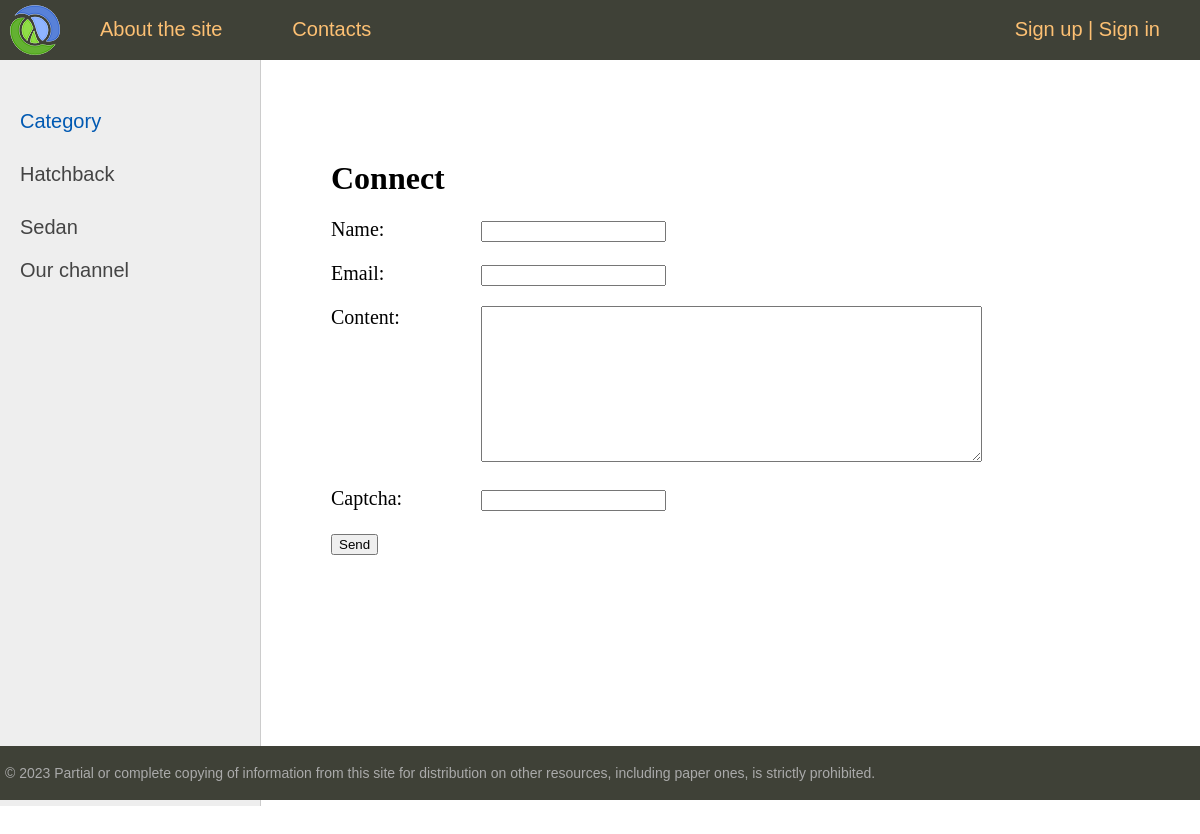
The page /contacts/ on the database as committed earlier.
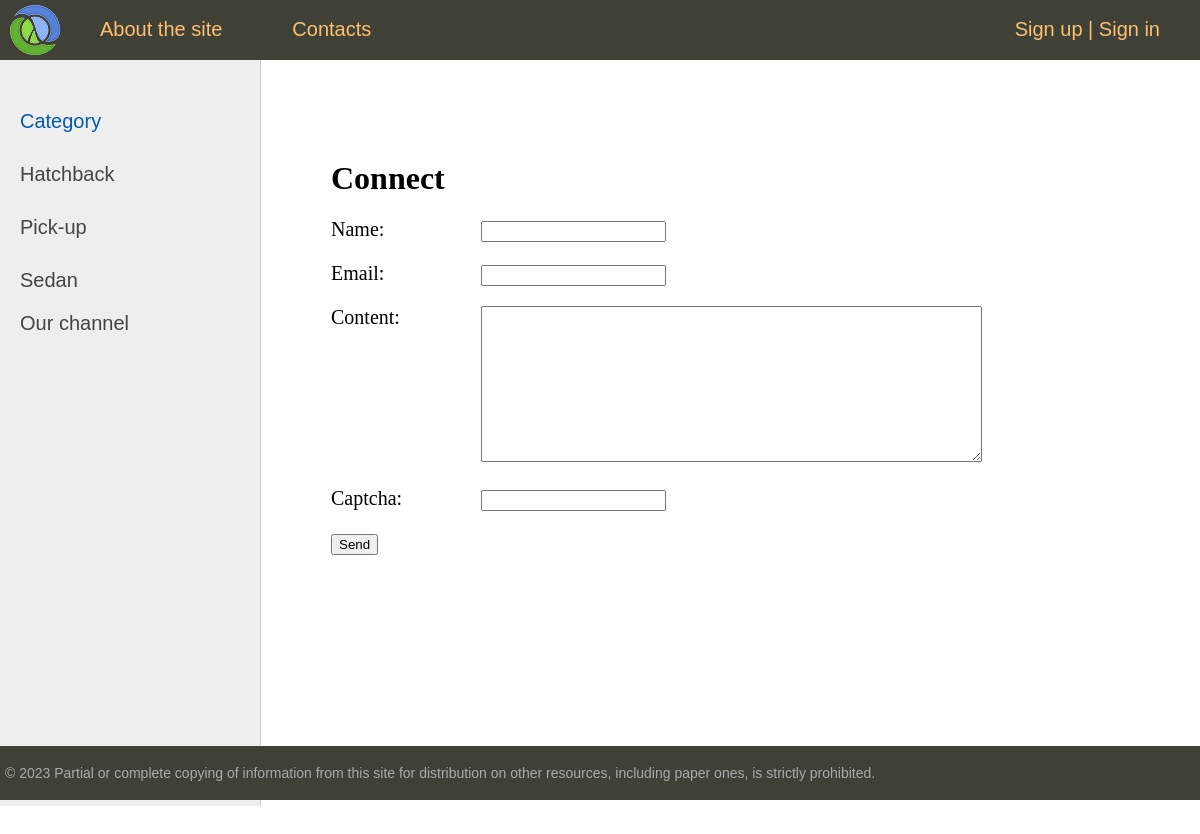
The same page on the database as committed later.
### home/models.py (models this page shows, shortened)
class Category(models.Model):
    slug = models.SlugField(max_length=255, unique=True, db_index=True, verbose_name='URL')
    name = models.CharField(max_length=100, db_index=True, verbose_name='body type')
    class Meta:
        ordering = ['id']
        verbose_name = 'Category body types car'
    def get_absolute_url(self):
        return reverse('category', kwargs={'cat_slug': self.slug})

### home/views.py (the view, shortened to what this page needs)
# urls.py: path('contacts/', ContactForm.as_view(), name='contact'),
class ContactForm(DataMixin, FormView):
    form_class = ContactFormView
    template_name = 'home/contact.html'
    success_url = reverse_lazy('home')
    def get_context_data(self, *, object_list=None, **kwargs):
        context = super().get_context_data(**kwargs)
        c_def = self.get_user_context(title='Connect')
        return dict(list(context.items()) + list(c_def.items()))

### home/forms.py
class ContactFormView(forms.Form):
    name = forms.CharField(label='Name', max_length=255)
    email = forms.EmailField(label='Email')
    content = forms.CharField(widget=forms.Textarea(attrs={'cols': 60, 'rows': 10}))
    captcha = CaptchaField()

### home/utils.py (called while the page is built)
    def get_user_context(self, **kwargs):
        context = kwargs
        cats = Category.objects.annotate(Count('home'))
        user_menu = menu.copy()
        if not self.request.user.is_authenticated:
            user_menu.pop(1)
        context['menu'] = user_menu
        context['cats'] = cats
        if 'cat_selected' not in context:
            context['cat_selected'] = 0
        return context

### home/templates/home/contact.html (shortened to what this page needs)
{% extends 'home/base.html' %}
{% block content %}
<h1>{{ title }}</h1>
<form method="post">
{% for f in form %}
<p><label class="form-label" for="{{ f.id_for_label }}">{{ f.label }}: </label>{{ f }}</p>
{% endfor %}
<button type="submit">Send</button>
</form>
{% endblock %}

### home/templates/home/base.html (shortened to what this page needs)
<!DOCTYPE html>
{% load static %}
{% load home_tags %}
<html>
<head>
	<link type="text/css" href="{% static 'home/css/style.css' %}" rel="stylesheet" />
</head>
<body>
<table class="table-page" border=0 cellpadding="0" cellspacing="0">
<tr><td valign=top>
{% block mainmenu %}
		<div class="header">
			<ul id="mainmenu" class="mainmenu">
			<li class="logo"><a href="{% url 'home' %}"><div class="logo"></div></a></li>
{% for m in menu %}
			<li><a href="{% url m.url_name %}">{{m.title}}</a></li>
{% endfor %}
{% if request.user.is_authenticated %}
<li class="last">
	{{ user.username }} | <a href="{% url 'logout' %}">Exit</a>
</li>
{% else%}
<li class="last">
	<a href="{% url 'register' %}">Sign up</a> | <a href="{% url 'login' %}">Sign in</a>
</li>
{% endif %}
			</ul>
		</div>
{% endblock mainmenu %}
<table class="table-content" border=0 cellpadding="0" cellspacing="0">
<tr>
	<td valign="top" class="left-chapters">
	<ul id="leftchapters">
{% if cat_selected == 0 %}
		<li class="selected">Category</li>
{% else %}
		<li><a href="{% url 'home' %}">Category</a></li>
{% endif %}
{% for c in cats %}
{% if c.home__count > 0 %}
	{% if c.pk == cat_selected %}
		<li class="selected">{{ c.name }}</li>
	{% else %}
		<li><a href="{{ c.get_absolute_url }}">{{ c.name }}</a></li>
	{% endif %}
{% endif %}
{% endfor %}
		<p>Our channel</p>
	</ul>
</td>
<td valign="top" class="content">
	<div class="content-text">
{% block content %}
{% endblock %}
	</div>
</td></tr></table>
</td></tr>
<tr><td valign=top>
	<div id="footer">
		<p>&copy; 2023 Partial or complete copying of information from this site for distribution on other resources, including paper ones, is strictly prohibited.</p>
	</div>
</td></tr></table>
</body>
</html>

Rows that differ between the two databases and show on the page:
added Category: name "Pick-up"
